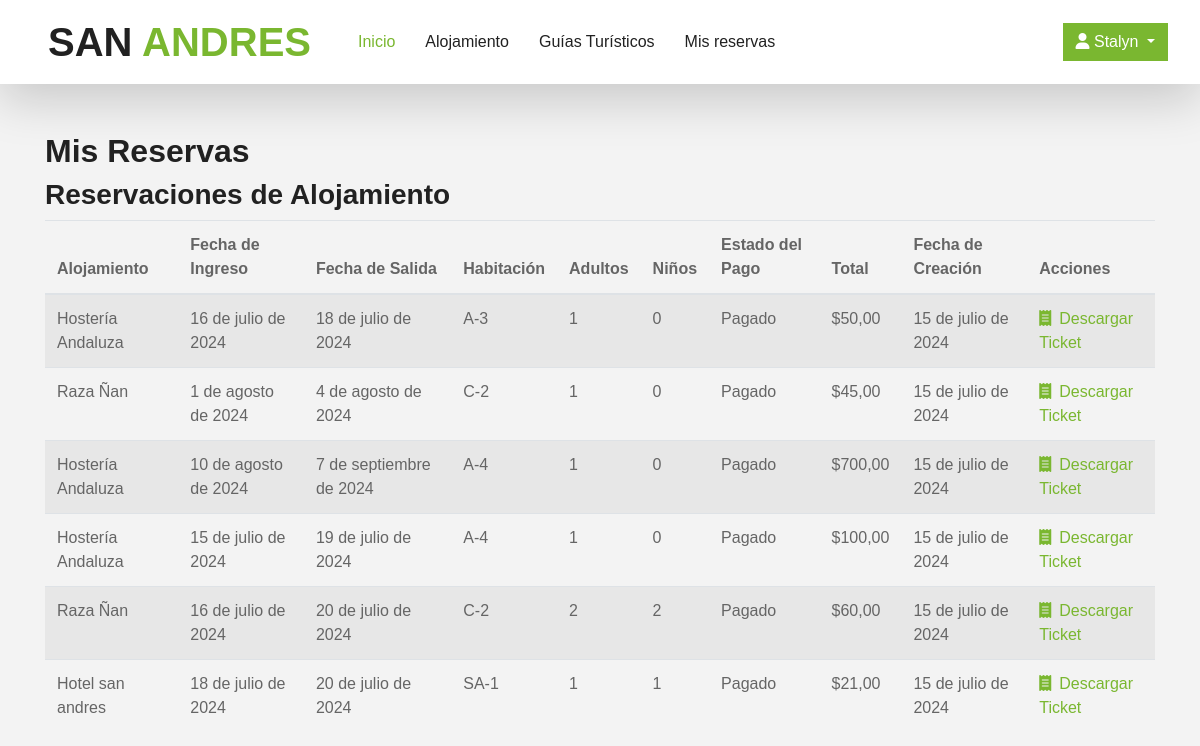
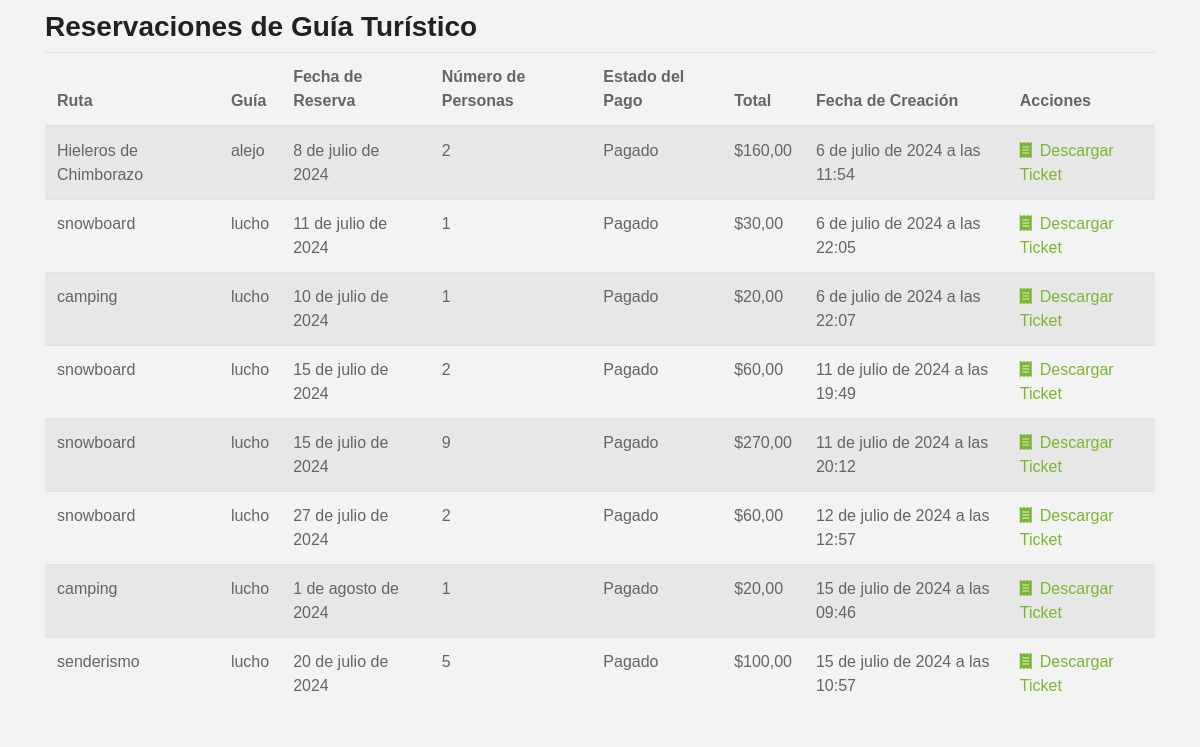
/reservacion/mis-reservas/ (signed in, upper part), run on an earlier commit of the app's database (2 pictures, top to bottom).
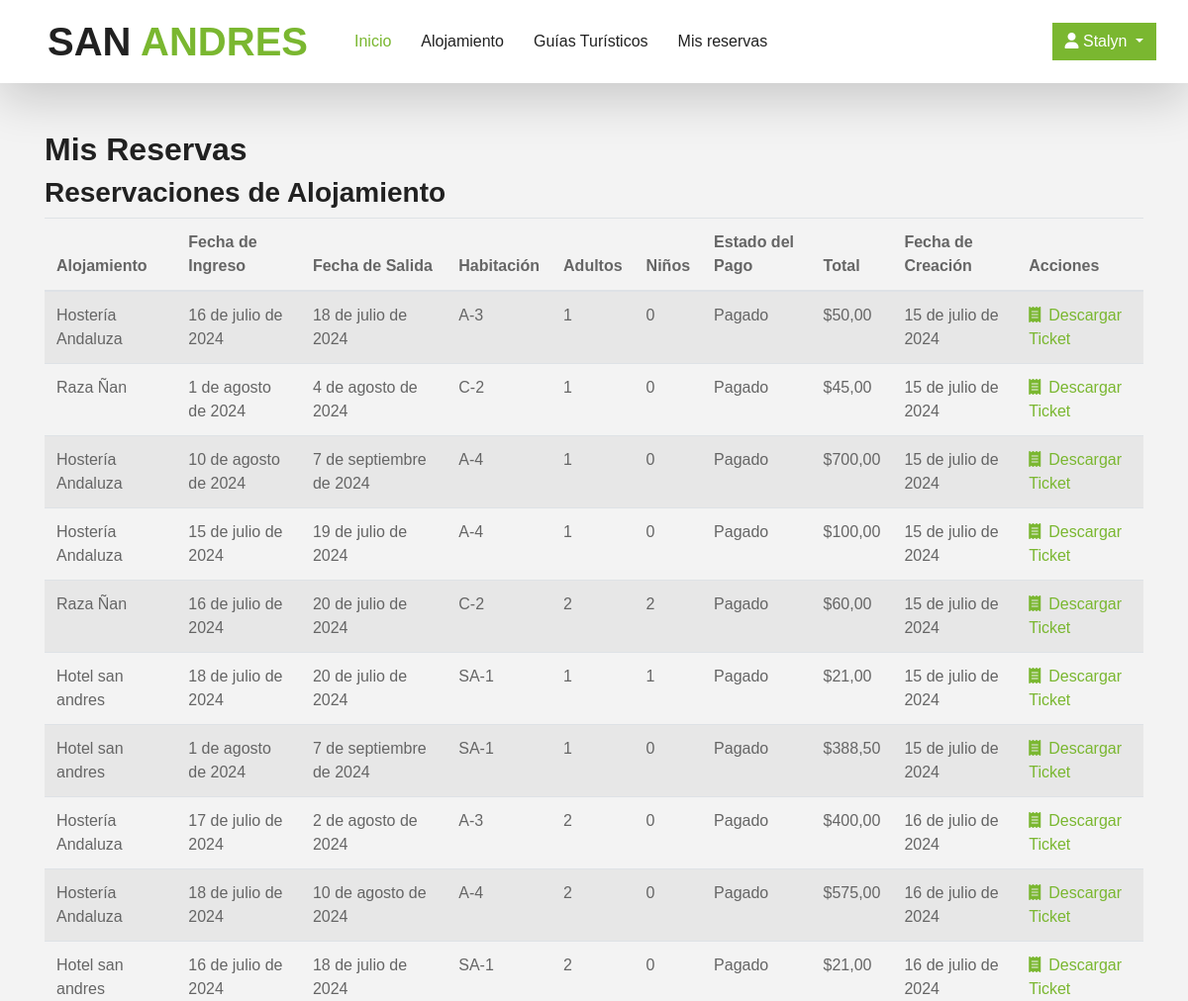
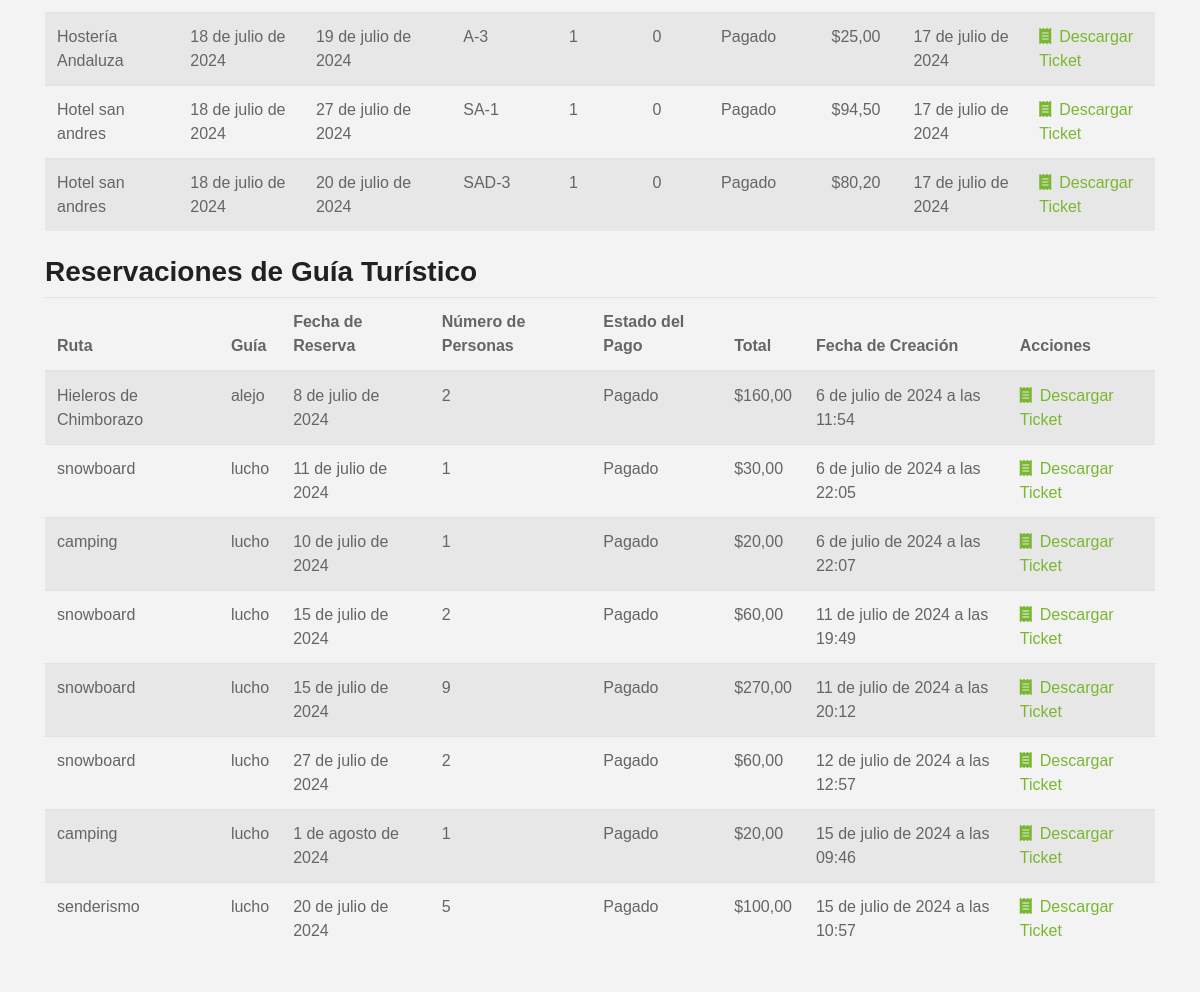
And on a later commit of the database (2 pictures, top to bottom).
### alojamiento/models.py (models this page shows, shortened)
class Reservacion(models.Model):
    user = models.ForeignKey(Usuario, on_delete=models.SET_NULL, null=True, blank=True)
    estado_pago = models.CharField(max_length=100, choices=ESTADO_PAGO)
    alojamiento = models.ForeignKey(Alojamiento, on_delete=models.SET_NULL, null=True, blank=True)
    habitacion_tipo = models.ForeignKey(TipoAlojamiento, on_delete=models.SET_NULL, null=True, blank=True)
    habitacion = models.ManyToManyField(Habitacion)
    total = models.DecimalField(max_digits=12, decimal_places=2, default=0.00)
    fecha_ingreso = models.DateField()
    fecha_salida = models.DateField()
    num_adultos = models.PositiveIntegerField(default=1)
    num_ninos = models.PositiveIntegerField(default=0)
    estado = models.BooleanField(default=False)
    fecha = models.DateField(auto_now_add=True)
    pago_id = models.CharField(max_length=1000, null=True, blank=True)

class Alojamiento(models.Model):
    user  = models.ForeignKey(Usuario,on_delete=models.CASCADE)
    nombre = models.CharField(
    unique=True,
    max_length=150,
    validators=[
        RegexValidator(
            regex=r'^[a-zA-ZáéíóúÁÉÍÓÚñÑ\s-]+$',
            message='El nombre solo puede contener letras, espacios, guiones y tildes.'
        )
    ]
)
    email = models.EmailField(validators=[EmailValidator(message='Correo electrónico no válido.')], unique=True)
    descripcion = models.TextField(null=False, blank= False)
    imagen = models.FileField(upload_to="alojamiento_galeria", validators=[FileExtensionValidator(allowed_extensions=['jpg', 'jpeg', 'png','webp'])])
    direccion = models.CharField(max_length=200)
    celular = models.CharField(
        max_length=10,
        unique=True,
        validators=[
            RegexValidator(
                regex=r'^\d{10}$',
                message='Número de celular no válido. Debe tener exactamente 10 dígitos.'
            )
        ]
    )
    estado = models.CharField(max_length=20, choices=ALOJAMIENTO_ESTADO, default="Borrador")
    fecha_creacion = models.DateTimeField(auto_now_add=True)

class Habitacion(models.Model):
    alojamiento = models.ForeignKey(Alojamiento, on_delete=models.CASCADE)
    alojamiento_tipo = models.ForeignKey(TipoAlojamiento, on_delete=models.CASCADE)
    numero_habitacion = models.CharField(max_length=1000, unique=True)
    descripcion = models.TextField(null=True, blank= True)
    disponible = models.BooleanField(default=True)
    class Meta:
        verbose_name_plural = "Habitaciones"

### guias/models.py (models this page shows, shortened)
class ReservacionGuia(models.Model):
    user = models.ForeignKey(Usuario, on_delete=models.SET_NULL, null=True, blank=True)
    guia = models.ForeignKey(GuiaTuristico, on_delete=models.SET_NULL, null=True, blank=True)
    ruta = models.ForeignKey(Ruta, on_delete=models.SET_NULL, null=True, blank=True)
    fecha_reserva = models.DateField()
    num_personas = models.PositiveIntegerField(default=1)
    estado_pago = models.CharField(max_length=100, choices=ESTADO_PAGO)
    total = models.DecimalField(max_digits=12, decimal_places=2, default=0.00)
    fecha_creacion = models.DateTimeField(auto_now_add=True)
    pago_id = models.CharField(max_length=1000, null=True, blank=True)

class Ruta(models.Model):
    nombre = models.CharField(max_length=150)
    descripcion = models.TextField()
    precio = models.DecimalField(max_digits=12, decimal_places=2)
    capacidad = models.PositiveSmallIntegerField(
        default=1,
        validators=[MaxValueValidator(
            15,
            message= ("La capacidad máxima no puede superar las 15 personas.")
        )],
        verbose_name="Capacidad máxima"
    )
    imagen = models.FileField(upload_to="imagenes_ruta", null=False, blank=False)
    def imagen_preview(self):
        if self.imagen:
            return mark_safe(f"<img src='{self.imagen.url}' width='50' height='50' style='object-fit: cover; border-radius:6px;'/>")
        return ""
    imagen_preview.short_description = 'Imagen'

class GuiaTuristico(models.Model):
    nombre = models.CharField(max_length=150)
    email = models.EmailField(unique=True)
    telefono = models.CharField(
        max_length=10,
        unique=True,
        validators=[RegexValidator(
            regex=r'^\d{10}$',
            message="El número de teléfono debe contener exactamente 10 dígitos."
        )]
    )
    foto = models.FileField(upload_to="fotos_guia", null=False, blank=False)
    estado = models.CharField(max_length=20, choices=GUIA_ESTADO, default="Borrador")
    rutas = models.ManyToManyField(Ruta, through='GuiaRuta', related_name='guias')
    def miniatura(self):
        if self.foto:
            return mark_safe("<img src='%s' width='50' height='50' style='object-fit: cover; border-radius:6px;'/>" % self.foto.url)
        return ""
    miniatura.short_description = 'Foto'

### reservacion/views.py (the view)
# urls.py: path('mis-reservas/', views.mis_reservas, name='mis_reservas'),
def mis_reservas(request):
    reservaciones = Reservacion.objects.filter(user=request.user)
    reservaciones_guias = ReservacionGuia.objects.filter(user=request.user)
    context = {
        'reservaciones': reservaciones,
        'reservaciones_guias': reservaciones_guias
    }
    return render(request, 'reservacion/mis-reservas.html', context)

### templates/reservacion/mis-reservas.html (shortened to what this page needs)
{% extends 'base.html' %}
{% block content %}
<link rel="stylesheet" href="https://cdn.datatables.net/1.11.5/css/jquery.dataTables.min.css">
<div class="container mt-5">
    <h2>Mis Reservas</h2>
    <div class="reservas-lista">
        <h3>Reservaciones de Alojamiento</h3>
        {% if reservaciones %}
        <table class="table table-striped" id="tabla-alojamiento">
            <thead>
                <tr>
                    <th>Alojamiento</th>
                    <th>Fecha de Ingreso</th>
                    <th>Fecha de Salida</th>
                    <th>Habitación</th>
                    <th>Adultos</th>
                    <th>Niños</th>
                    <th>Estado del Pago</th>
                    <th>Total</th>
                    <th>Fecha de Creación</th>
                    <th>Acciones</th>
                </tr>
            </thead>
            <tbody>
                {% for reserva in reservaciones %}
                <tr>
                    <td>{{ reserva.alojamiento.nombre }}</td>
                    <td>{{ reserva.fecha_ingreso }}</td>
                    <td>{{ reserva.fecha_salida }}</td>
                    <td>
                        {% for habitacion in reserva.habitacion.all %}
                        {% if forloop.last %}
                        {{ habitacion.numero_habitacion }}
                        {% endif %}
                        {% endfor %}
                    </td>
                    <td>{{ reserva.num_adultos}}</td>
                    <td>{{ reserva.num_ninos }}</td>
                    <td>{{ reserva.estado_pago }}</td>
                    <td>${{ reserva.total }}</td>
                    <td>{{ reserva.fecha }}</td>
                    <td>
                        <a href="{% url 'reservacion:descargar_ticket' reserva.id %}"> <i class="fa-solid fa-receipt mr-2"></i>Descargar Ticket</a>
                    </td>
                </tr>
                {% endfor %}
            </tbody>
        </table>
        {% else %}
        <p>No tienes reservas de alojamiento aún.</p>
        {% endif %}
    </div>
    <div class="reservas-lista mt-4">
        <h3>Reservaciones de Guía Turístico</h3>
        {% if reservaciones_guias %}
        <table class="table table-striped" id="tabla-guias">
            <thead>
                <tr>
                    <th>Ruta</th>
                    <th>Guía</th>
                    <th>Fecha de Reserva</th>
                    <th>Número de Personas</th>
                    <th>Estado del Pago</th>
                    <th>Total</th>
                    <th>Fecha de Creación</th>
                    <th>Acciones</th>
                </tr>
            </thead>
            <tbody>
                {% for reserva in reservaciones_guias %}
                <tr >
                    <td>{{ reserva.ruta.nombre }}</td>
                    <td>{{ reserva.guia.nombre }}</td>
                    <td>{{ reserva.fecha_reserva }}</td>
                    <td >{{ reserva.num_personas }}</td>
                    <td>{{ reserva.estado_pago }}</td>
                    <td>${{ reserva.total }}</td>
                    <td>{{ reserva.fecha_creacion }}</td>
                    <td>
                        <a href="{% url 'reservacion:descargar_ticket_guia' reserva.id %}"> <i class="fa-solid fa-receipt mr-2"></i>Descargar Ticket</a>
                    </td>
                </tr>
                {% endfor %}
            </tbody>
        </table>
        {% else %}
        <p>No tienes reservas de guía turístico aún.</p>
        {% endif %}
    </div>
</div>
{% endblock %}

What changed in the data, as far as the page shows it:
added Reservacion: alojamiento.nombre "Hotel san andres", fecha_ingreso "1 de agosto de 2024", fecha_salida "7 de septiembre de 2024", num_adultos "1", num_ninos "0", estado_pago "Pagado", total "388,50", fecha "15 de julio de 2024", Habitacion (numero_habitacion "SA-1")
added Reservacion: alojamiento.nombre "Hostería Andaluza", fecha_ingreso "17 de julio de 2024", fecha_salida "2 de agosto de 2024", num_adultos "2", num_ninos "0", estado_pago "Pagado", total "400,00", fecha "16 de julio de 2024", Habitacion (numero_habitacion "A-3")
added Reservacion: alojamiento.nombre "Hostería Andaluza", fecha_ingreso "18 de julio de 2024", fecha_salida "10 de agosto de 2024", num_adultos "2", num_ninos "0", estado_pago "Pagado", total "575,00", fecha "16 de julio de 2024", Habitacion (numero_habitacion "A-4")
added Reservacion: alojamiento.nombre "Hotel san andres", fecha_ingreso "16 de julio de 2024", fecha_salida "18 de julio de 2024", num_adultos "2", num_ninos "0", estado_pago "Pagado", total "21,00", fecha "16 de julio de 2024", Habitacion (numero_habitacion "SA-1")
added Reservacion: alojamiento.nombre "Hostería Andaluza", fecha_ingreso "18 de julio de 2024", fecha_salida "19 de julio de 2024", num_adultos "1", num_ninos "0", estado_pago "Pagado", total "25,00", fecha "17 de julio de 2024", Habitacion (numero_habitacion "A-3")
added Reservacion: alojamiento.nombre "Hotel san andres", fecha_ingreso "18 de julio de 2024", fecha_salida "27 de julio de 2024", num_adultos "1", num_ninos "0", estado_pago "Pagado", total "94,50", fecha "17 de julio de 2024", Habitacion (numero_habitacion "SA-1")
added Reservacion: alojamiento.nombre "Hotel san andres", fecha_ingreso "18 de julio de 2024", fecha_salida "20 de julio de 2024", num_adultos "1", num_ninos "0", estado_pago "Pagado", total "80,20", fecha "17 de julio de 2024"
now on this page (row unchanged): Habitacion: numero_habitacion "SAD-3", shown under "Hotel san andres"
